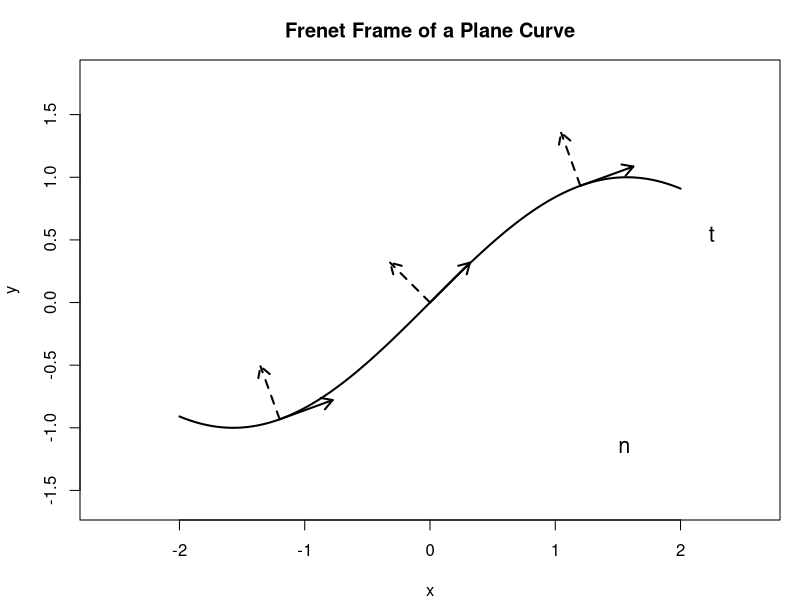

This chart was generated by the following R code: (Note: this script raises an error after producing the figure.)
setwd("C:/Users/18904/Github/differential-geometry/codes")
t=seq(-2,2,length.out=300)
x=t
y=sin(t)
draw=function(){
  par(mar=c(4,4,3,1))
  plot(x,y,type="l",lwd=2,xlim=c(-2.3,2.3),ylim=c(-1.6,1.8),main="Frenet Frame of a Plane Curve",xlab="x",ylab="y",asp=1)
  for(s in c(-1.2,0,1.2)){
    dx=1
    dy=cos(s)
    n=sqrt(dx^2+dy^2)
    tx=dx/n
    ty=dy/n
    nx=-ty
    ny=tx
    arrows(s,sin(s),s+0.45*tx,sin(s)+0.45*ty,lwd=2,length=0.12)
    arrows(s,sin(s),s+0.45*nx,sin(s)+0.45*ny,lwd=2,lty=2,length=0.12)
  }
  text(2.25,0.55,"t",cex=1.3)
  text(1.55,-1.15,"n",cex=1.3)
}
pdf("../figures/frenet_plane.pdf",width=4,height=4)
draw()
dev.off()
svglite::svglite("../figures/frenet_plane.svg",width=4,height=4)
draw()
dev.off()
